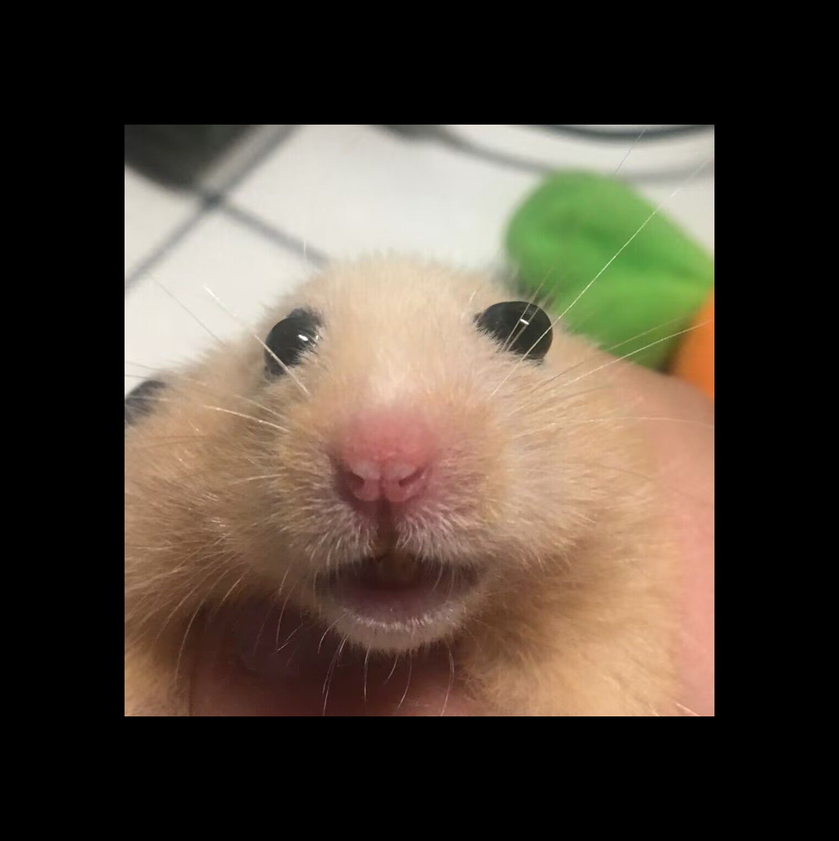
#> input picture pic/Test.png, 839 x 841 px, shrunk from 1078 x 1080 before the run
$ python blackBackground.py
#> lines starting #> are read from the running program, lines starting #| are printed output that depends on the picture
from PIL import Image
import os
import tkinter as tk
from tkinter import Label,filedialog
import sys
import io
import cv2

root=tk.Tk()
#隐藏主窗口
root.withdraw()
label=Label(root,text="选择需要处理的文件")
label.pack()

File=filedialog.askopenfilename()
#> the answer given: Test.png
if not File:
    print("No file selected")
    exit()
#使用open方法打开图片，并用convert()转化为RGBA格式
image=Image.open(File).convert("RGBA")
r,g,b,a=image.split()
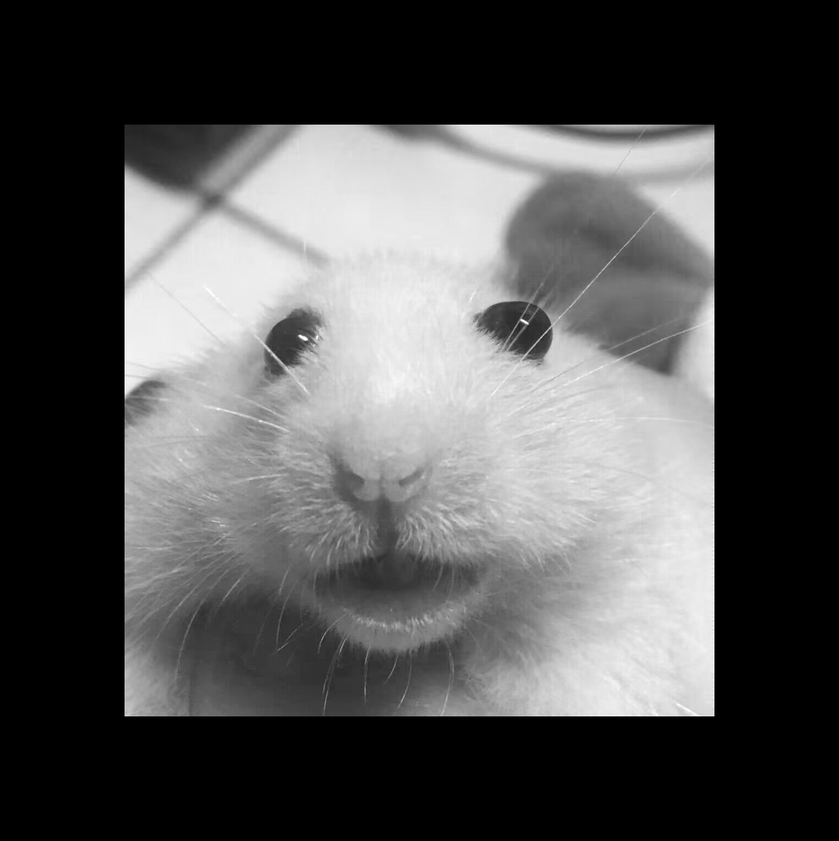
#> r: PIL image 839x841 L; min 0, max 255, mean 82.3
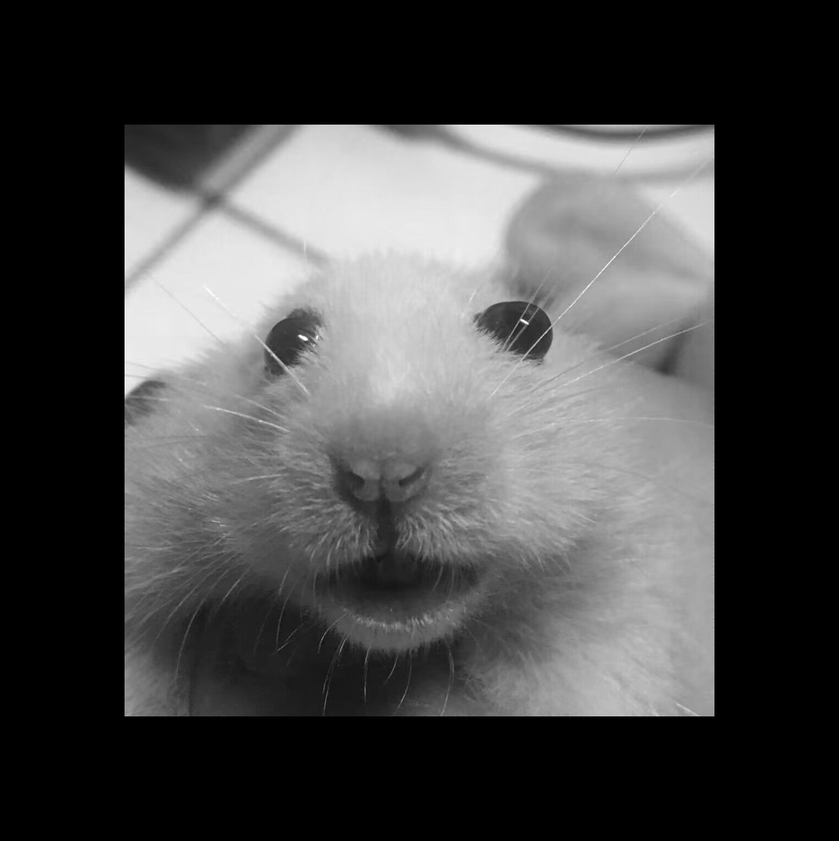
#> g: PIL image 839x841 L; min 0, max 255, mean 71.3
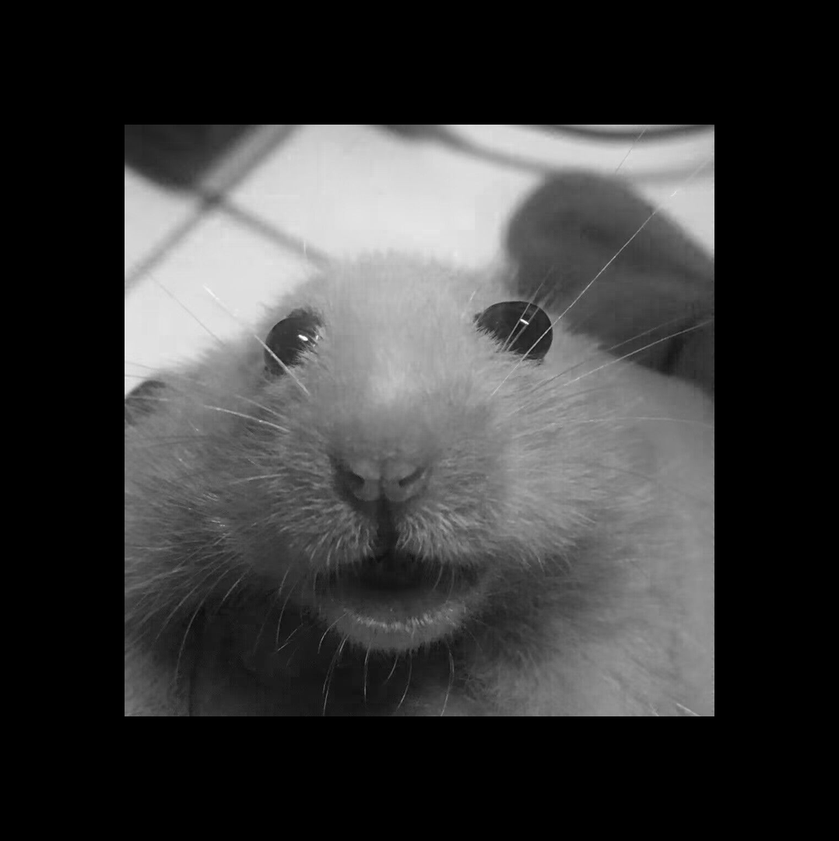
#> b: PIL image 839x841 L; min 0, max 255, mean 59.1
#> a: PIL image 839x841 L; every value is 255

print(r.mode,g.mode,b.mode,a.mode)
#| L L L L
#point方法对 alpha 通道的像素值进行映射处理，接受一个函数作为参数，这个函数将被应用到图像的每个像素上，返回的值将替代原来的像素值
# lambda表达式
a=a.point(lambda i:255 if i>128 else 0)

result=Image.merge("RGBA",(r,g,b,a))
result.show()
result.save("result.png",'PNG')

#image=cv2.imread(File)
